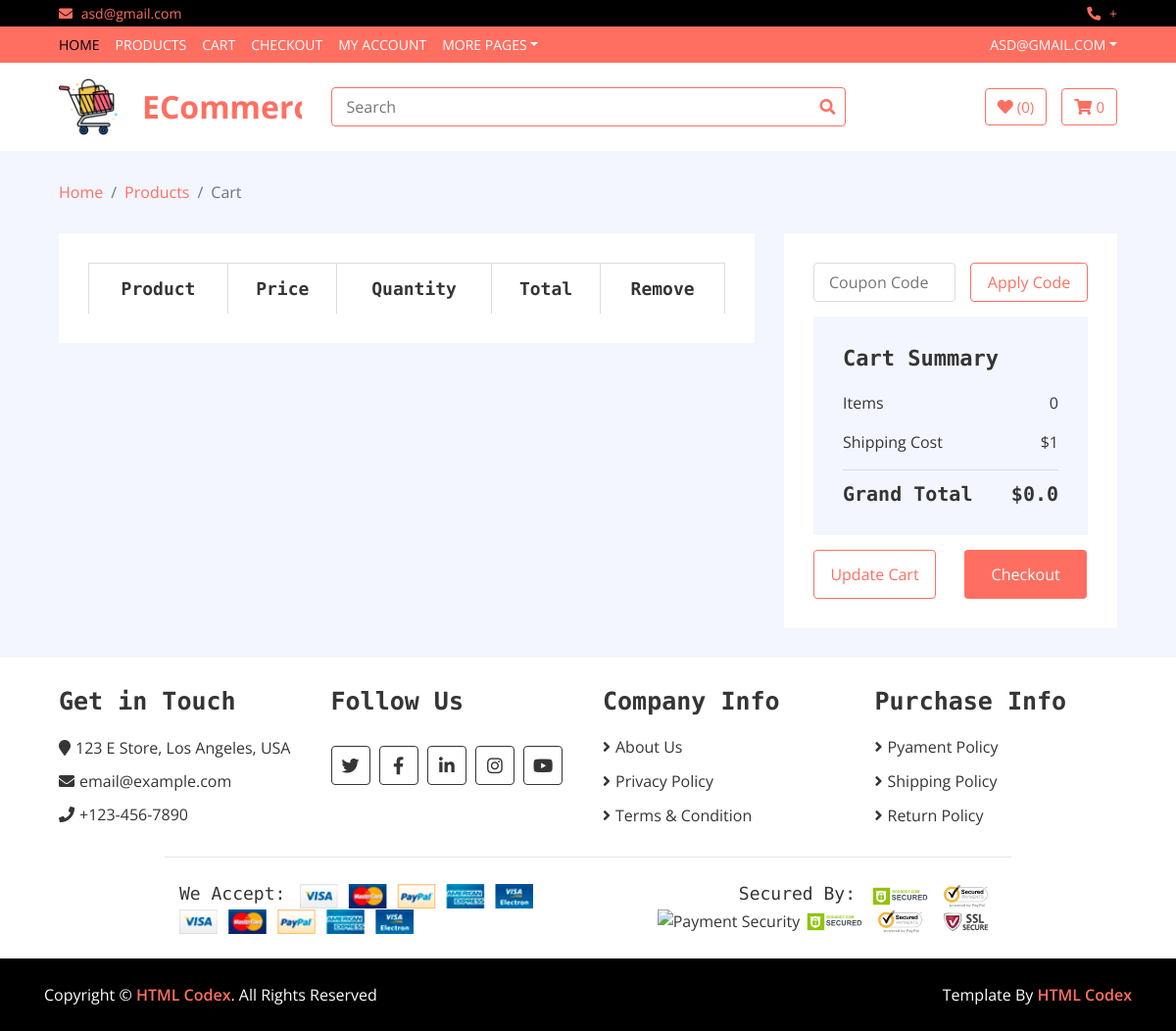
Before: /cart/ (signed in) with the older database file.
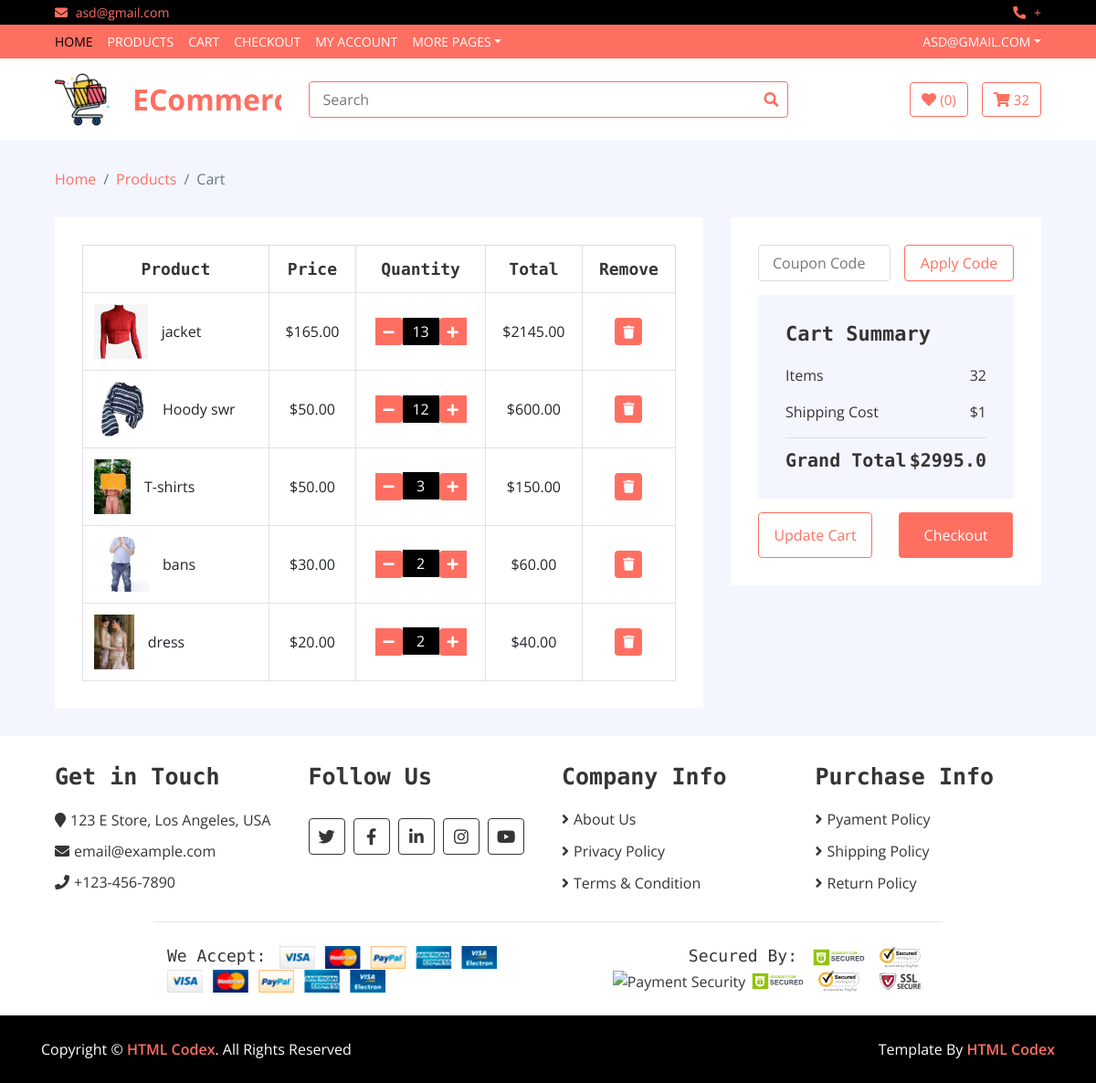
After: the same page with the newer database file.
### ecommerce_app/models.py (models this page shows, shortened)
class Order(models.Model):
    user = models.ForeignKey(User, on_delete=models.SET_NULL, blank=True,null=True)
    date_created = models.DateTimeField(auto_now_add=True)
    complete = models.BooleanField(default=False, null=True, blank=False)
    transaction_id = models.CharField(max_length=200,null=True,blank=True)
    @property
    def get_cart_total(self):
        orderitems = self.orderitem_set.all()
        total = sum([item.get_total for item in orderitems])
        return float(total)
    @property
    def get_cart_items(self):
        orderitems = self.orderitem_set.all()
        total = sum([item.quantity for item in orderitems])
        return total

class OrderItem(models.Model):
    product = models.ForeignKey(Product, on_delete=models.SET_NULL, blank=True , null=True)
    order = models.ForeignKey(Order, on_delete=models.SET_NULL, blank=True, null=True)
    quantity = models.IntegerField(default=0, null=True, blank=True)
    date_created = models.DateTimeField(auto_now_add=True)
    @property
    def get_total(self):
        total = self.product.price * self.quantity
        return total

class Product(models.Model):
    name = models.CharField(max_length=80)
    category = models.ForeignKey(Category, on_delete=models.CASCADE)
    description = models.TextField(blank=True, null=None)
    price = models.DecimalField(max_digits=7, decimal_places=2)
    stock = models.BooleanField(default=True)
    quantity = models.PositiveIntegerField(default=0)
    image = models.ImageField(upload_to=f"image/pro_", blank=True )
    created_at=models.DateTimeField(auto_now_add=True )
    prand =models.ForeignKey(Prand , on_delete=models.CASCADE)

### ecommerce_app/views.py (the view)
# urls.py: path("cart/", cart, name="cart"),
@login_required(login_url = '/login')
def cart(request):
    if request.user.is_authenticated:
        order, created = Order.objects.get_or_create(user=request.user, complete=False)
        items = order.orderitem_set.all()
        cartItems = order.get_cart_items
    else:
        items = []
        order = {"get_cart_items":0, "get_cart_total":0}
        cartItems = {"order.get_cart_items"}
    context = {
        "items": items,
        "order": order,
        "cartItems":cartItems
    }
    return render(request, "cart.html", context)

### ecommerce_app/templates/cart.html
{% extends 'base.html' %} {% block body %}
<div class="breadcrumb-wrap">
    <div class="container-fluid">
        <ul class="breadcrumb">
            <li class="breadcrumb-item"><a href="#">Home</a></li>
            <li class="breadcrumb-item"><a href="#">Products</a></li>
            <li class="breadcrumb-item active">Cart</li>
        </ul>
    </div>
</div>
<div class="cart-page">
    <div class="container-fluid">
        <div class="row">
            <div class="col-lg-8">
                <div class="cart-page-inner">
                    <div class="table-responsive">
                        <table class="table table-bordered">
                            <thead class="thead-dark">
                                <tr>
                                    <th>Product</th>
                                    <th>Price</th>
                                    <th>Quantity</th>
                                    <th>Total</th>
                                    <th>Remove</th>
                                </tr>
                            </thead>
                            <tbody class="align-middle">
                                {% for item in items %}
                                <tr>
                                    <td>
                                        <div class="img">
                                            <a href="#"><img src="{{item.product.image.url}}" alt="Image"></a>
                                            <p>{{item.product.name}}</p>
                                        </div>
                                    </td>
                                    <td>${{item.product.price}}</td>
                                    <td>
                                        <div class="qty">
                                            <button class="btn-plus update-cart" data-product="{{item.product.id}}" data-action="remove"><i class="fa fa-minus"></i></button>
                                            <input type="text" value="{{item.quantity}}">
                                            <button class="btn-minus update-cart" data-product="{{item.product.id}}" data-action="add"><i class="fa  fa-plus"></i></button>
                                        </div>
                                    </td>
                                    <td>${{item.get_total}}</td>
                                    <td><button><i class="fa fa-trash"></i></button></td>
                                </tr>
                                {%endfor%}
                            </tbody>
                        </table>
                    </div>
                </div>
            </div>
            <div class="col-lg-4">
                <div class="cart-page-inner">
                    <div class="row">
                        <div class="col-md-12">
                            <div class="coupon">
                                <input type="text" placeholder="Coupon Code">
                                <button>Apply Code</button>
                            </div>
                        </div>
                        <div class="col-md-12">
                            <div class="cart-summary">
                                <div class="cart-content">
                                    <h1>Cart Summary</h1>
                                    <p>Items<span>{{order.get_cart_items}}</span></p>
                                    <p>Shipping Cost<span>$1</span></p>
                                    <h2>Grand Total<span>${{order.get_cart_total}}</span></h2>
                                </div>
                                <div class="cart-btn">
                                    <button>Update Cart</button>
                                    <button onclick="location.href='{% url 'checkout'%}'">Checkout</button>
                                </div>
                            </div>
                        </div>
                    </div>
                </div>
            </div>
        </div>
    </div>
</div>
{% endblock body %}

### ecommerce_app/templates/base.html (shortened to what the changed rows need)
{% load static %}
<!DOCTYPE html>
<html lang="en">
<head>
    <link href="https://stackpath.bootstrapcdn.com/bootstrap/4.4.1/css/bootstrap.min.css" rel="stylesheet">
    <link href="https://cdnjs.cloudflare.com/ajax/libs/font-awesome/5.10.0/css/all.min.css" rel="stylesheet">
    <link href="{%static 'lib/slick/slick.css'%}" rel="stylesheet">
    <link href="{%static 'lib/slick/slick-theme.css'%}" rel="stylesheet">
    <link href="{%static 'css/style.css'%}" rel="stylesheet"> {% block style %} {% endblock %}
    <link href="{%static 'css/style.css'%}" rel="stylesheet">
</head>
<body>
    <div class="bottom-bar">
        <div class="container-fluid">
            <div class="row align-items-center">
                <div class="col-md-3">
                    <div class="user">
                        <a href="{% url 'cart'%}" class="btn cart ">
                            <i class="fa fa-shopping-cart "></i>
                            <span>{{cartItems}}</span>
                        </a>
                    </div>
                </div>
            </div>
        </div>
    </div>
    {% block body%} {% endblock %}
    <div class="footer">
        <div class="container-fluid">
            <div class="row">
                <div class="col-lg-3 col-md-6">
                    <div class="footer-widget">
                        <h2>Get in Touch</h2>
                    </div>
                </div>
                <div class="col-lg-3 col-md-6">
                    <div class="footer-widget">
                        <h2>Follow Us</h2>
                    </div>
                </div>
                <div class="col-lg-3 col-md-6">
                    <div class="footer-widget">
                        <h2>Company Info</h2>
                    </div>
                </div>
                <div class="col-lg-3 col-md-6">
                    <div class="footer-widget">
                        <h2>Purchase Info</h2>
                    </div>
                </div>
            </div>
            <div class="row payment align-items-center">
                <div class="col-md-6">
                    <div class="payment-method">
                        <h2>We Accept:</h2>
                    </div>
                </div>
                <div class="col-md-6">
                    <div class="payment-security">
                        <h2>Secured By:</h2>
                    </div>
                </div>
            </div>
        </div>
    </div>
</body>
</html>

Changed rows visible on the page:
no longer on this page (row edited): Order: get_cart_items "0", get_cart_total "0.0"
added OrderItem: product.image (picture), product.name "jacket", product.price "165.00", quantity "13", get_total "2145.00"
added OrderItem: product.image (picture), product.name "Hoody swr", product.price "50.00", quantity "12", get_total "600.00"
added OrderItem: product.image (picture), product.name "T-shirts", product.price "50.00", quantity "3", get_total "150.00"
added OrderItem: product.image (picture), product.name "bans", product.price "30.00", quantity "2", get_total "60.00"
added OrderItem: product.image (picture), product.name "dress", product.price "20.00", quantity "2", get_total "40.00"
added Order: get_cart_items "32", get_cart_total "2995.0"
Other visible differences:
{{ cartItems }}: "0" → "32"
